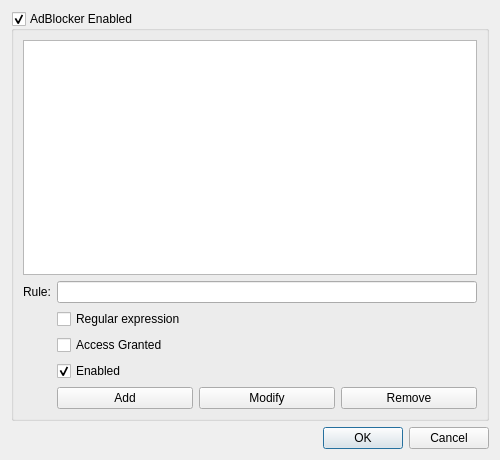
<?xml version="1.0" encoding="UTF-8"?>
<ui version="4.0">
 <author>Zsombor Gegesy</author>
 <class>RuleEditor</class>
 <widget class="QDialog" name="RuleEditor">
  <property name="geometry">
   <rect>
    <x>0</x>
    <y>0</y>
    <width>500</width>
    <height>460</height>
   </rect>
  </property>
  <property name="windowTitle">
   <string>Network Access Rules</string>
  </property>
  <layout class="QVBoxLayout" name="verticalLayout">
   <item>
    <widget class="QGroupBox" name="adblockerGroupBox">
     <property name="title">
      <string>AdBlocker Enabled</string>
     </property>
     <property name="checkable">
      <bool>true</bool>
     </property>
     <layout class="QVBoxLayout" name="verticalLayout_2">
      <item>
       <widget class="QTableView" name="ruleListView">
        <property name="selectionBehavior">
         <enum>QAbstractItemView::SelectRows</enum>
        </property>
        <attribute name="horizontalHeaderDefaultSectionSize">
         <number>50</number>
        </attribute>
        <attribute name="horizontalHeaderStretchLastSection">
         <bool>true</bool>
        </attribute>
       </widget>
      </item>
      <item>
       <layout class="QFormLayout" name="formLayout">
        <property name="fieldGrowthPolicy">
         <enum>QFormLayout::AllNonFixedFieldsGrow</enum>
        </property>
        <item row="1" column="0">
         <widget class="QLabel" name="label">
          <property name="text">
           <string>Rule:</string>
          </property>
         </widget>
        </item>
        <item row="1" column="1">
         <widget class="QLineEdit" name="ruleEdit"/>
        </item>
        <item row="2" column="1">
         <widget class="QCheckBox" name="regExpCheckBox">
          <property name="text">
           <string>Regular expression</string>
          </property>
         </widget>
        </item>
        <item row="3" column="1">
         <widget class="QCheckBox" name="exclusionCheckBox">
          <property name="toolTip">
           <string>If checked, then this will be an exception rule, network access granted</string>
          </property>
          <property name="text">
           <string>Access Granted</string>
          </property>
         </widget>
        </item>
        <item row="5" column="1">
         <layout class="QHBoxLayout" name="horizontalLayout">
          <item>
           <widget class="QPushButton" name="addButton">
            <property name="text">
             <string>Add</string>
            </property>
           </widget>
          </item>
          <item>
           <widget class="QPushButton" name="modifyButton">
            <property name="text">
             <string>Modify</string>
            </property>
           </widget>
          </item>
          <item>
           <widget class="QPushButton" name="removeButton">
            <property name="text">
             <string>Remove</string>
            </property>
           </widget>
          </item>
         </layout>
        </item>
        <item row="4" column="1">
         <widget class="QCheckBox" name="enabledCheckBox">
          <property name="text">
           <string>Enabled</string>
          </property>
          <property name="checked">
           <bool>true</bool>
          </property>
         </widget>
        </item>
       </layout>
      </item>
     </layout>
    </widget>
   </item>
   <item>
    <widget class="QDialogButtonBox" name="buttonBox">
     <property name="orientation">
      <enum>Qt::Horizontal</enum>
     </property>
     <property name="standardButtons">
      <set>QDialogButtonBox::Cancel|QDialogButtonBox::Ok</set>
     </property>
    </widget>
   </item>
  </layout>
 </widget>
 <tabstops>
  <tabstop>ruleEdit</tabstop>
  <tabstop>regExpCheckBox</tabstop>
  <tabstop>exclusionCheckBox</tabstop>
  <tabstop>addButton</tabstop>
  <tabstop>modifyButton</tabstop>
  <tabstop>removeButton</tabstop>
  <tabstop>buttonBox</tabstop>
 </tabstops>
 <resources/>
 <connections>
  <connection>
   <sender>buttonBox</sender>
   <signal>accepted()</signal>
   <receiver>RuleEditor</receiver>
   <slot>accept()</slot>
   <hints>
    <hint type="sourcelabel">
     <x>236</x>
     <y>450</y>
    </hint>
    <hint type="destinationlabel">
     <x>157</x>
     <y>274</y>
    </hint>
   </hints>
  </connection>
  <connection>
   <sender>buttonBox</sender>
   <signal>rejected()</signal>
   <receiver>RuleEditor</receiver>
   <slot>reject()</slot>
   <hints>
    <hint type="sourcelabel">
     <x>325</x>
     <y>450</y>
    </hint>
    <hint type="destinationlabel">
     <x>286</x>
     <y>274</y>
    </hint>
   </hints>
  </connection>
  <connection>
   <sender>buttonBox</sender>
   <signal>accepted()</signal>
   <receiver>RuleEditor</receiver>
   <slot>accept()</slot>
   <hints>
    <hint type="sourcelabel">
     <x>148</x>
     <y>450</y>
    </hint>
    <hint type="destinationlabel">
     <x>200</x>
     <y>-2</y>
    </hint>
   </hints>
  </connection>
  <connection>
   <sender>addButton</sender>
   <signal>clicked()</signal>
   <receiver>RuleEditor</receiver>
   <slot>addRule()</slot>
   <hints>
    <hint type="sourcelabel">
     <x>129</x>
     <y>338</y>
    </hint>
    <hint type="destinationlabel">
     <x>88</x>
     <y>-1</y>
    </hint>
   </hints>
  </connection>
  <connection>
   <sender>modifyButton</sender>
   <signal>clicked()</signal>
   <receiver>RuleEditor</receiver>
   <slot>modifyRule()</slot>
   <hints>
    <hint type="sourcelabel">
     <x>340</x>
     <y>338</y>
    </hint>
    <hint type="destinationlabel">
     <x>277</x>
     <y>1</y>
    </hint>
   </hints>
  </connection>
  <connection>
   <sender>removeButton</sender>
   <signal>clicked()</signal>
   <receiver>RuleEditor</receiver>
   <slot>deleteRule()</slot>
   <hints>
    <hint type="sourcelabel">
     <x>488</x>
     <y>338</y>
    </hint>
    <hint type="destinationlabel">
     <x>378</x>
     <y>2</y>
    </hint>
   </hints>
  </connection>
 </connections>
 <slots>
  <slot>addRule()</slot>
  <slot>modifyRule()</slot>
  <slot>deleteRule()</slot>
 </slots>
</ui>
